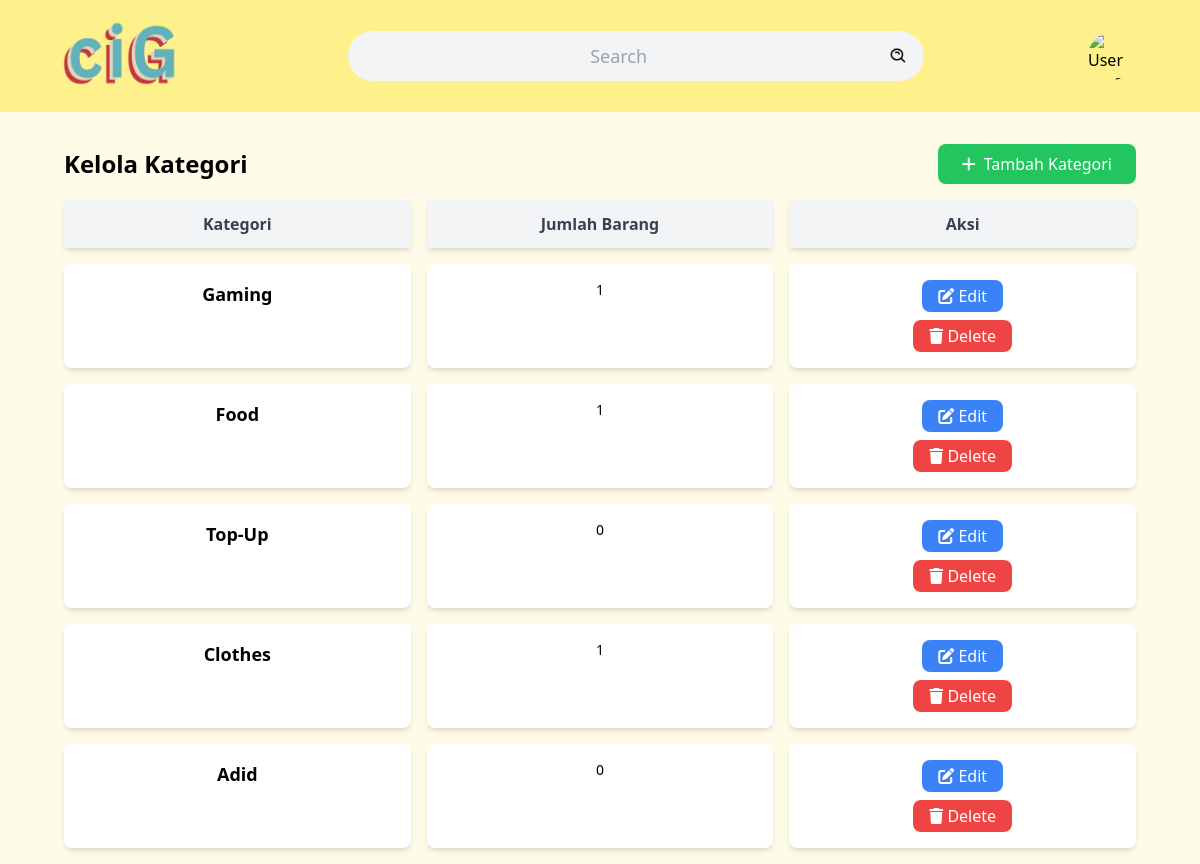
Before: /atmin/admincat.php (signed in) with the older database file.
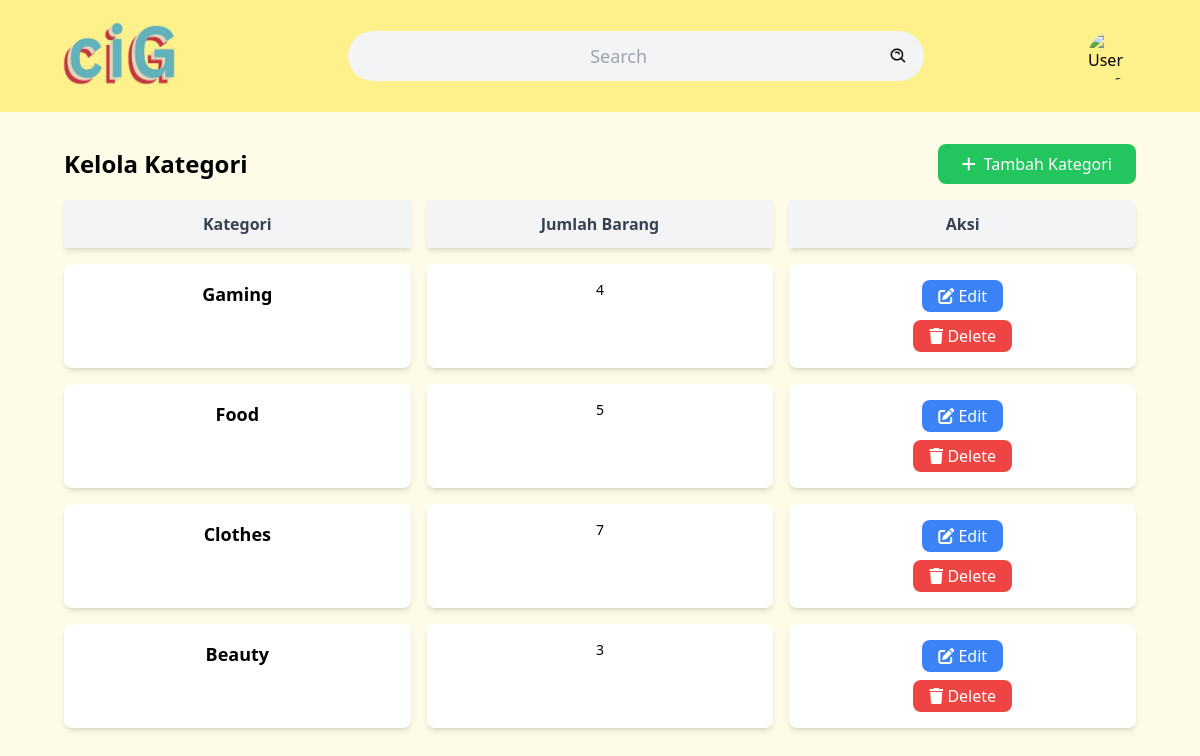
After: the same page with the newer database file.
### tables this page shows
CREATE TABLE IF NOT EXISTS `kategori` (
  `ID_kategori` int NOT NULL AUTO_INCREMENT,
  `nama_kategori` varchar(150) DEFAULT NULL,
  PRIMARY KEY (`ID_kategori`)
);

### atmin/admincat.php (the view, shortened to what this page needs)
<?php
require "../public/sess.php";
$query = "SELECT * FROM kategori";
?>
<!DOCTYPE html>
<html lang="en">
<head>
    <link rel="stylesheet" href="https://cdnjs.cloudflare.com/ajax/libs/font-awesome/6.0.0-beta3/css/all.min.css">
    <link rel="stylesheet" href="../public/css/style7.css">
</head>
<body class="font-sans bg-yellow-50">
    <div class="sticky top-0 flex items-center justify-between p-4 bg-yellow-200">
        <a href="atmindashboard.php">
            <img src="../public/photo/ciG.png" alt="ciGCentral" class="w-32 h-20 ml-10">
        </a>
        <div class="relative flex items-center w-3/4 max-w-xl p-2 mx-auto bg-gray-100 rounded-full">
            <form action="" class="flex items-center w-full">
                <input type="text" name="search" value="<?php if (isset($_GET['search'])) {
                    echo $_GET['search'];
                } ?>" placeholder="Search" class="w-full text-lg text-center bg-transparent outline-none">
                <button type="submit" class="p-2"><img src="../public/photo/search.png" width="20" height="20"
                        alt="Search"></button>
            </form>
        </div>
        <div class="relative">
            <img src="../public/photouser/<?php echo $_SESSION['fotouser']; ?>"
                class="w-12 h-12 mr-12 rounded-full cursor-pointer" alt="User profile" id="profileIcon">
        </div>
    </div>
    <div class="flex items-center justify-between mx-16 mt-8 mb-4">
        <h1 class="text-2xl font-bold text-center">Kelola Kategori</h1>
        <button class="flex items-center px-6 py-2 text-white bg-green-500 rounded-lg hover:bg-green-600"
            id="openAddCatModal">
            <i class="mr-2 fas fa-plus"></i> Tambah Kategori
        </button>
    </div>
    <div class="mx-16">
        <div class="grid grid-cols-3 gap-4 mb-4 font-bold text-center text-gray-700">
            <div class="px-6 py-3 bg-gray-100 shadow-md">Kategori</div>
            <div class="px-6 py-3 bg-gray-100 shadow-md">Jumlah Barang</div>
            <div class="px-6 py-3 bg-gray-100 rounded-tr-lg rounded-br-lg shadow-md">Aksi</div>
        </div>
        <?php $result = $conn->query($query);
        $row = $result->fetch_assoc();
        while ($row != null) {
            ?>
            <div class="grid grid-cols-3 gap-4 mb-4">
                <div class="p-4 text-center bg-white rounded-lg shadow-md">
                    <p class="text-lg font-semibold"><?php echo $row['nama_kategori']; ?></p>
                </div>
                <div class="p-4 text-center bg-white rounded-lg shadow-md">
                    <p class="text-sm">
                        <?php
                        $idcat = $row['ID_kategori'];
                        $countq = "SELECT COUNT(*) AS totalcategory FROM (SELECT * FROM produk WHERE ID_kategori = ?) AS sub;";
                        $stmtcountcat = $conn->prepare($countq);
                        $stmtcountcat->bind_param("i", $idcat);
                        $stmtcountcat->execute();
                        $rescat = $stmtcountcat->get_result();
                        $totalcat = $rescat->fetch_assoc();
                        echo $totalcat['totalcategory'];
                        ?>
                    </p>
                </div>
                <div class="p-4 text-center bg-white rounded-lg shadow-md">
                    <button type="button" class="px-4 py-1 text-white bg-blue-500 rounded-lg hover:bg-blue-600 edit-cat-btn"
                        data-cat-id="<?php echo $row['ID_kategori']; ?>"
                        data-cat-name="<?php echo $row['nama_kategori']; ?>">
                        <i class="fas fa-edit"></i> Edit
                    </button>
                    <form action="" method="POST" class="table-column">
                        <button type="submit" class="px-4 py-1 mt-2 text-white bg-red-500 rounded-lg hover:bg-red-600">
                            <i class="fas fa-trash"></i> Delete
                        </button>
                    </form>
                </div>
            </div>
            <?php $row = $result->fetch_assoc();
        } ?>
    </div>
</body>
</html>

Changed rows visible on the page:
removed kategori: nama_kategori "Top-Up", totalcategory "0"
removed kategori: nama_kategori "Adid", totalcategory "0"
computed for kategori "Gaming": totalcategory "1" → "4"
computed for kategori "Food": totalcategory "1" → "5"
computed for kategori "Clothes": totalcategory "1" → "7"
added kategori: nama_kategori "Beauty", totalcategory "3"
